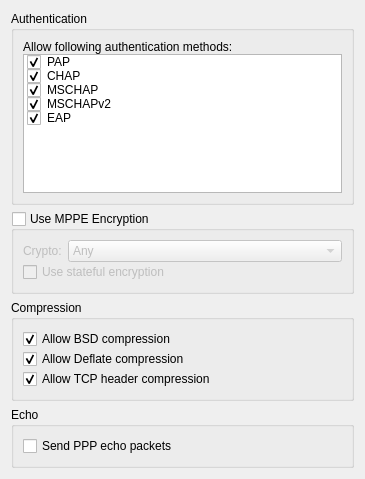
<?xml version="1.0" encoding="UTF-8"?>
<ui version="4.0">
 <class>PptpAdvanced</class>
 <widget class="QWidget" name="PptpAdvanced">
  <property name="geometry">
   <rect>
    <x>0</x>
    <y>0</y>
    <width>365</width>
    <height>479</height>
   </rect>
  </property>
  <layout class="QVBoxLayout" name="verticalLayout_3">
   <item>
    <widget class="QGroupBox" name="grp_authenfication">
     <property name="title">
      <string>Authentication</string>
     </property>
     <layout class="QFormLayout" name="formLayout">
      <property name="verticalSpacing">
       <number>0</number>
      </property>
      <item row="0" column="0">
       <widget class="QLabel" name="lbl_auth">
        <property name="text">
         <string>Allow following authentication methods:</string>
        </property>
        <property name="buddy">
         <cstring>listWidget</cstring>
        </property>
       </widget>
      </item>
      <item row="1" column="0" colspan="2">
       <widget class="QListWidget" name="listWidget">
        <property name="toolTip">
         <string>Allow/disable authentication methods.</string>
        </property>
        <item>
         <property name="text">
          <string>PAP</string>
         </property>
         <property name="checkState">
          <enum>Checked</enum>
         </property>
        </item>
        <item>
         <property name="text">
          <string>CHAP</string>
         </property>
         <property name="checkState">
          <enum>Checked</enum>
         </property>
        </item>
        <item>
         <property name="text">
          <string>MSCHAP</string>
         </property>
         <property name="checkState">
          <enum>Checked</enum>
         </property>
        </item>
        <item>
         <property name="text">
          <string>MSCHAPv2</string>
         </property>
         <property name="checkState">
          <enum>Checked</enum>
         </property>
        </item>
        <item>
         <property name="text">
          <string>EAP</string>
         </property>
         <property name="checkState">
          <enum>Checked</enum>
         </property>
        </item>
       </widget>
      </item>
     </layout>
    </widget>
   </item>
   <item>
    <widget class="QGroupBox" name="gb_MPPE">
     <property name="toolTip">
      <string>Note: MPPE encryption is only available with MSCHAP authentication methods. To
enable this checkbox, select one or more of the MSCHAP authentication
methods: MSCHAP or MSCHAPv2.</string>
     </property>
     <property name="title">
      <string>Use MPPE Encryption</string>
     </property>
     <property name="checkable">
      <bool>true</bool>
     </property>
     <property name="checked">
      <bool>false</bool>
     </property>
     <layout class="QFormLayout" name="formLayout_2">
      <property name="verticalSpacing">
       <number>0</number>
      </property>
      <item row="0" column="0">
       <widget class="QLabel" name="lbl_MMPEcrypto">
        <property name="maximumSize">
         <size>
          <width>100</width>
          <height>16777215</height>
         </size>
        </property>
        <property name="text">
         <string>Crypto:</string>
        </property>
        <property name="buddy">
         <cstring>cb_MPPECrypto</cstring>
        </property>
       </widget>
      </item>
      <item row="0" column="1">
       <widget class="QComboBox" name="cb_MPPECrypto">
        <property name="sizePolicy">
         <sizepolicy hsizetype="MinimumExpanding" vsizetype="Fixed">
          <horstretch>0</horstretch>
          <verstretch>0</verstretch>
         </sizepolicy>
        </property>
        <property name="toolTip">
         <string>Require the use of MPPE, with 40/128-bit encryption or all.</string>
        </property>
        <item>
         <property name="text">
          <string comment="like in use Any configuration">Any</string>
         </property>
        </item>
        <item>
         <property name="text">
          <string>128 bit</string>
         </property>
        </item>
        <item>
         <property name="text">
          <string>40 bit</string>
         </property>
        </item>
       </widget>
      </item>
      <item row="1" column="0" colspan="2">
       <widget class="QCheckBox" name="cb_statefulEncryption">
        <property name="toolTip">
         <string>Allow MPPE to use stateful mode. Stateless mode is still attempted first.</string>
        </property>
        <property name="text">
         <string>Use stateful encryption</string>
        </property>
       </widget>
      </item>
     </layout>
    </widget>
   </item>
   <item>
    <widget class="QGroupBox" name="grp_cryptoAndCompression">
     <property name="title">
      <string>Compression</string>
     </property>
     <layout class="QFormLayout" name="formLayout_3">
      <property name="labelAlignment">
       <set>Qt::AlignLeading|Qt::AlignLeft|Qt::AlignVCenter</set>
      </property>
      <property name="verticalSpacing">
       <number>0</number>
      </property>
      <item row="0" column="0">
       <widget class="QCheckBox" name="cb_BSD">
        <property name="toolTip">
         <string>Allow/disable BSD-Compress compression.</string>
        </property>
        <property name="text">
         <string>Allow BSD compression</string>
        </property>
        <property name="checked">
         <bool>true</bool>
        </property>
       </widget>
      </item>
      <item row="1" column="0">
       <widget class="QCheckBox" name="cb_deflate">
        <property name="toolTip">
         <string>Allow/disable Deflate compression.</string>
        </property>
        <property name="text">
         <string>Allow Deflate compression</string>
        </property>
        <property name="checked">
         <bool>true</bool>
        </property>
       </widget>
      </item>
      <item row="2" column="0">
       <widget class="QCheckBox" name="cb_TCPheaders">
        <property name="toolTip">
         <string>Allow/disable Van Jacobson style TCP/IP header compression in both the transmit
 and the receive directions.</string>
        </property>
        <property name="text">
         <string>Allow TCP header compression</string>
        </property>
        <property name="checked">
         <bool>true</bool>
        </property>
       </widget>
      </item>
     </layout>
    </widget>
   </item>
   <item>
    <widget class="QGroupBox" name="grp_echo">
     <property name="title">
      <string>Echo</string>
     </property>
     <layout class="QFormLayout" name="formLayout_4">
      <property name="verticalSpacing">
       <number>0</number>
      </property>
      <item row="0" column="0">
       <widget class="QCheckBox" name="cb_sendEcho">
        <property name="toolTip">
         <string>Send LCP echo-requests to find out whether peer is alive.</string>
        </property>
        <property name="text">
         <string>Send PPP echo packets </string>
        </property>
       </widget>
      </item>
     </layout>
    </widget>
   </item>
  </layout>
  <zorder>grp_authenfication</zorder>
  <zorder>grp_echo</zorder>
  <zorder>grp_cryptoAndCompression</zorder>
  <zorder>gb_MPPE</zorder>
 </widget>
 <tabstops>
  <tabstop>listWidget</tabstop>
  <tabstop>gb_MPPE</tabstop>
  <tabstop>cb_MPPECrypto</tabstop>
  <tabstop>cb_statefulEncryption</tabstop>
  <tabstop>cb_BSD</tabstop>
  <tabstop>cb_deflate</tabstop>
  <tabstop>cb_TCPheaders</tabstop>
  <tabstop>cb_sendEcho</tabstop>
 </tabstops>
 <resources/>
 <connections/>
</ui>
